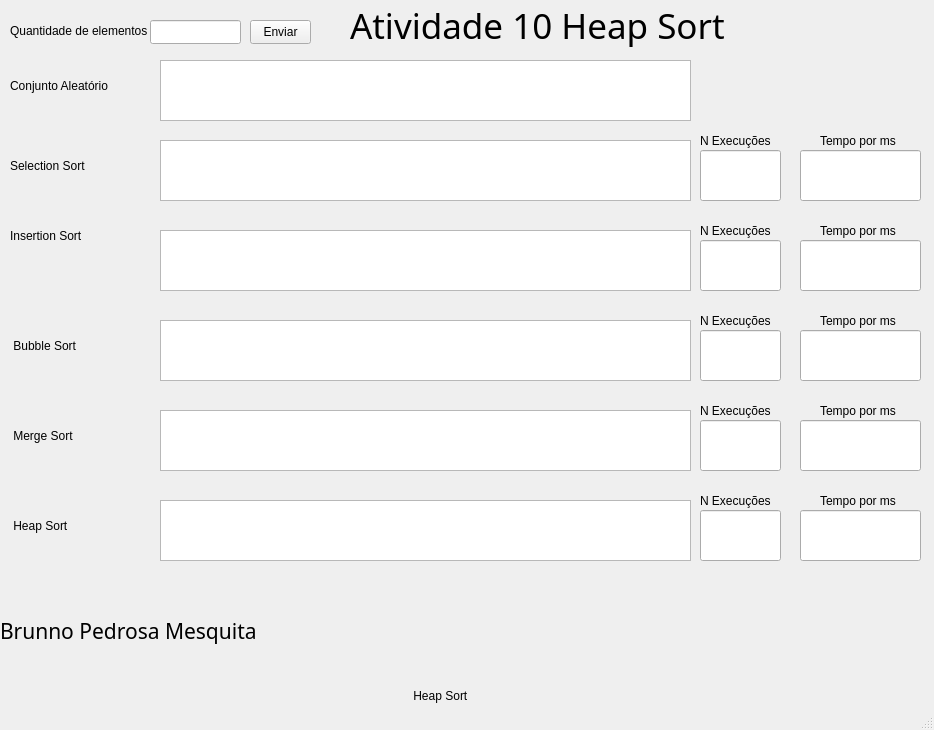
<?xml version="1.0" encoding="UTF-8"?>
<ui version="4.0">
 <class>MainWindow</class>
 <widget class="QMainWindow" name="MainWindow">
  <property name="geometry">
   <rect>
    <x>0</x>
    <y>0</y>
    <width>934</width>
    <height>730</height>
   </rect>
  </property>
  <property name="windowTitle">
   <string>MainWindow</string>
  </property>
  <widget class="QWidget" name="centralwidget">
   <widget class="QPushButton" name="pushButton_Tamanho">
    <property name="geometry">
     <rect>
      <x>250</x>
      <y>20</y>
      <width>61</width>
      <height>24</height>
     </rect>
    </property>
    <property name="text">
     <string>Enviar</string>
    </property>
   </widget>
   <widget class="QLabel" name="label_12">
    <property name="geometry">
     <rect>
      <x>820</x>
      <y>210</y>
      <width>81</width>
      <height>41</height>
     </rect>
    </property>
    <property name="text">
     <string>Tempo por ms</string>
    </property>
   </widget>
   <widget class="QLineEdit" name="lineEdit_Exec_Vet_4">
    <property name="geometry">
     <rect>
      <x>700</x>
      <y>420</y>
      <width>81</width>
      <height>51</height>
     </rect>
    </property>
   </widget>
   <widget class="QLineEdit" name="lineEdit_Exec_Vet_2">
    <property name="geometry">
     <rect>
      <x>700</x>
      <y>240</y>
      <width>81</width>
      <height>51</height>
     </rect>
    </property>
   </widget>
   <widget class="QLabel" name="label_11">
    <property name="geometry">
     <rect>
      <x>700</x>
      <y>210</y>
      <width>81</width>
      <height>41</height>
     </rect>
    </property>
    <property name="text">
     <string>N Execuções</string>
    </property>
   </widget>
   <widget class="QLabel" name="label_COri_4">
    <property name="geometry">
     <rect>
      <x>10</x>
      <y>310</y>
      <width>131</width>
      <height>71</height>
     </rect>
    </property>
    <property name="text">
     <string> Bubble Sort</string>
    </property>
   </widget>
   <widget class="QLineEdit" name="lineEdit_Tamanho">
    <property name="geometry">
     <rect>
      <x>150</x>
      <y>20</y>
      <width>91</width>
      <height>24</height>
     </rect>
    </property>
    <property name="font">
     <font>
      <family>MS UI Gothic</family>
      <pointsize>14</pointsize>
     </font>
    </property>
   </widget>
   <widget class="QLabel" name="label_COri_2">
    <property name="geometry">
     <rect>
      <x>10</x>
      <y>130</y>
      <width>131</width>
      <height>71</height>
     </rect>
    </property>
    <property name="text">
     <string>Selection Sort</string>
    </property>
   </widget>
   <widget class="QLabel" name="label">
    <property name="geometry">
     <rect>
      <x>350</x>
      <y>0</y>
      <width>541</width>
      <height>51</height>
     </rect>
    </property>
    <property name="font">
     <font>
      <family>Tw Cen MT</family>
      <pointsize>26</pointsize>
      <bold>false</bold>
     </font>
    </property>
    <property name="text">
     <string>Atividade 10 Heap Sort</string>
    </property>
   </widget>
   <widget class="QLabel" name="label_10">
    <property name="geometry">
     <rect>
      <x>700</x>
      <y>120</y>
      <width>81</width>
      <height>41</height>
     </rect>
    </property>
    <property name="text">
     <string>N Execuções</string>
    </property>
   </widget>
   <widget class="QLineEdit" name="lineEdit_tempoIS">
    <property name="geometry">
     <rect>
      <x>800</x>
      <y>240</y>
      <width>121</width>
      <height>51</height>
     </rect>
    </property>
   </widget>
   <widget class="QLabel" name="label_15">
    <property name="geometry">
     <rect>
      <x>700</x>
      <y>300</y>
      <width>81</width>
      <height>41</height>
     </rect>
    </property>
    <property name="text">
     <string>N Execuções</string>
    </property>
   </widget>
   <widget class="QLineEdit" name="lineEdit_tempoSS">
    <property name="geometry">
     <rect>
      <x>800</x>
      <y>150</y>
      <width>121</width>
      <height>51</height>
     </rect>
    </property>
   </widget>
   <widget class="QLabel" name="label_2">
    <property name="geometry">
     <rect>
      <x>0</x>
      <y>590</y>
      <width>311</width>
      <height>81</height>
     </rect>
    </property>
    <property name="font">
     <font>
      <family>Franklin Gothic Demi Cond</family>
      <pointsize>16</pointsize>
     </font>
    </property>
    <property name="text">
     <string>Brunno Pedrosa Mesquita</string>
    </property>
   </widget>
   <widget class="QTextEdit" name="textEdit_Ordenado">
    <property name="geometry">
     <rect>
      <x>160</x>
      <y>140</y>
      <width>531</width>
      <height>61</height>
     </rect>
    </property>
    <property name="font">
     <font>
      <family>MS UI Gothic</family>
      <pointsize>11</pointsize>
     </font>
    </property>
    <property name="readOnly">
     <bool>true</bool>
    </property>
   </widget>
   <widget class="QLabel" name="label_17">
    <property name="geometry">
     <rect>
      <x>820</x>
      <y>390</y>
      <width>81</width>
      <height>41</height>
     </rect>
    </property>
    <property name="text">
     <string>Tempo por ms</string>
    </property>
   </widget>
   <widget class="QLabel" name="label_14">
    <property name="geometry">
     <rect>
      <x>820</x>
      <y>300</y>
      <width>81</width>
      <height>41</height>
     </rect>
    </property>
    <property name="text">
     <string>Tempo por ms</string>
    </property>
   </widget>
   <widget class="QLineEdit" name="lineEdit_Exec_Vet">
    <property name="geometry">
     <rect>
      <x>700</x>
      <y>150</y>
      <width>81</width>
      <height>51</height>
     </rect>
    </property>
   </widget>
   <widget class="QLineEdit" name="lineEdit_Exec_Vet_3">
    <property name="geometry">
     <rect>
      <x>700</x>
      <y>330</y>
      <width>81</width>
      <height>51</height>
     </rect>
    </property>
   </widget>
   <widget class="QTextEdit" name="textEdit_Ordenado_IS">
    <property name="geometry">
     <rect>
      <x>160</x>
      <y>230</y>
      <width>531</width>
      <height>61</height>
     </rect>
    </property>
    <property name="font">
     <font>
      <family>MS UI Gothic</family>
      <pointsize>11</pointsize>
     </font>
    </property>
    <property name="readOnly">
     <bool>true</bool>
    </property>
   </widget>
   <widget class="QLabel" name="label_Tam">
    <property name="geometry">
     <rect>
      <x>10</x>
      <y>20</y>
      <width>141</width>
      <height>21</height>
     </rect>
    </property>
    <property name="text">
     <string>Quantidade de elementos</string>
    </property>
   </widget>
   <widget class="QLineEdit" name="lineEdit_tempoMS">
    <property name="geometry">
     <rect>
      <x>800</x>
      <y>420</y>
      <width>121</width>
      <height>51</height>
     </rect>
    </property>
   </widget>
   <widget class="QLabel" name="label_16">
    <property name="geometry">
     <rect>
      <x>700</x>
      <y>390</y>
      <width>81</width>
      <height>41</height>
     </rect>
    </property>
    <property name="text">
     <string>N Execuções</string>
    </property>
   </widget>
   <widget class="QTextEdit" name="textEdit_Ordenado_MS">
    <property name="geometry">
     <rect>
      <x>160</x>
      <y>410</y>
      <width>531</width>
      <height>61</height>
     </rect>
    </property>
    <property name="font">
     <font>
      <family>MS UI Gothic</family>
      <pointsize>11</pointsize>
     </font>
    </property>
    <property name="readOnly">
     <bool>true</bool>
    </property>
   </widget>
   <widget class="QTextEdit" name="textEdit_Conjunto">
    <property name="geometry">
     <rect>
      <x>160</x>
      <y>60</y>
      <width>531</width>
      <height>61</height>
     </rect>
    </property>
    <property name="font">
     <font>
      <family>MS UI Gothic</family>
      <pointsize>11</pointsize>
     </font>
    </property>
    <property name="readOnly">
     <bool>true</bool>
    </property>
   </widget>
   <widget class="QLabel" name="label_COri_5">
    <property name="geometry">
     <rect>
      <x>10</x>
      <y>400</y>
      <width>131</width>
      <height>71</height>
     </rect>
    </property>
    <property name="text">
     <string> Merge Sort</string>
    </property>
   </widget>
   <widget class="QTextEdit" name="textEdit_Ordenado_BB">
    <property name="geometry">
     <rect>
      <x>160</x>
      <y>320</y>
      <width>531</width>
      <height>61</height>
     </rect>
    </property>
    <property name="font">
     <font>
      <family>MS UI Gothic</family>
      <pointsize>11</pointsize>
     </font>
    </property>
    <property name="readOnly">
     <bool>true</bool>
    </property>
   </widget>
   <widget class="QLineEdit" name="lineEdit_tempoBB">
    <property name="geometry">
     <rect>
      <x>800</x>
      <y>330</y>
      <width>121</width>
      <height>51</height>
     </rect>
    </property>
   </widget>
   <widget class="QLabel" name="label_COri">
    <property name="geometry">
     <rect>
      <x>10</x>
      <y>50</y>
      <width>111</width>
      <height>71</height>
     </rect>
    </property>
    <property name="text">
     <string>Conjunto Aleatório</string>
    </property>
   </widget>
   <widget class="QLabel" name="label_COri_3">
    <property name="geometry">
     <rect>
      <x>10</x>
      <y>200</y>
      <width>131</width>
      <height>71</height>
     </rect>
    </property>
    <property name="text">
     <string>Insertion Sort</string>
    </property>
   </widget>
   <widget class="QLabel" name="label_13">
    <property name="geometry">
     <rect>
      <x>820</x>
      <y>120</y>
      <width>81</width>
      <height>41</height>
     </rect>
    </property>
    <property name="text">
     <string>Tempo por ms</string>
    </property>
   </widget>
   <widget class="QLabel" name="label_18">
    <property name="geometry">
     <rect>
      <x>820</x>
      <y>480</y>
      <width>81</width>
      <height>41</height>
     </rect>
    </property>
    <property name="text">
     <string>Tempo por ms</string>
    </property>
   </widget>
   <widget class="QLineEdit" name="lineEdit_tempoHS">
    <property name="geometry">
     <rect>
      <x>800</x>
      <y>510</y>
      <width>121</width>
      <height>51</height>
     </rect>
    </property>
   </widget>
   <widget class="QLabel" name="label_COri_6">
    <property name="geometry">
     <rect>
      <x>10</x>
      <y>490</y>
      <width>131</width>
      <height>71</height>
     </rect>
    </property>
    <property name="text">
     <string> Heap Sort</string>
    </property>
   </widget>
   <widget class="QLineEdit" name="lineEdit_Exec_Vet_5">
    <property name="geometry">
     <rect>
      <x>700</x>
      <y>510</y>
      <width>81</width>
      <height>51</height>
     </rect>
    </property>
   </widget>
   <widget class="QTextEdit" name="textEdit_Ordenado_HS">
    <property name="geometry">
     <rect>
      <x>160</x>
      <y>500</y>
      <width>531</width>
      <height>61</height>
     </rect>
    </property>
    <property name="font">
     <font>
      <family>MS UI Gothic</family>
      <pointsize>11</pointsize>
     </font>
    </property>
    <property name="readOnly">
     <bool>true</bool>
    </property>
   </widget>
   <widget class="QLabel" name="label_19">
    <property name="geometry">
     <rect>
      <x>700</x>
      <y>480</y>
      <width>81</width>
      <height>41</height>
     </rect>
    </property>
    <property name="text">
     <string>N Execuções</string>
    </property>
   </widget>
   <widget class="QLabel" name="label_3">
    <property name="geometry">
     <rect>
      <x>400</x>
      <y>760</y>
      <width>311</width>
      <height>81</height>
     </rect>
    </property>
    <property name="font">
     <font>
      <family>Franklin Gothic Demi Cond</family>
      <pointsize>16</pointsize>
     </font>
    </property>
    <property name="text">
     <string>Brunno Pedrosa Mesquita</string>
    </property>
   </widget>
   <widget class="QLabel" name="label_COri_11">
    <property name="geometry">
     <rect>
      <x>410</x>
      <y>660</y>
      <width>131</width>
      <height>71</height>
     </rect>
    </property>
    <property name="text">
     <string> Heap Sort</string>
    </property>
   </widget>
  </widget>
  <widget class="QMenuBar" name="menubar">
   <property name="geometry">
    <rect>
     <x>0</x>
     <y>0</y>
     <width>934</width>
     <height>21</height>
    </rect>
   </property>
  </widget>
  <widget class="QStatusBar" name="statusbar"/>
 </widget>
 <resources/>
 <connections/>
</ui>
